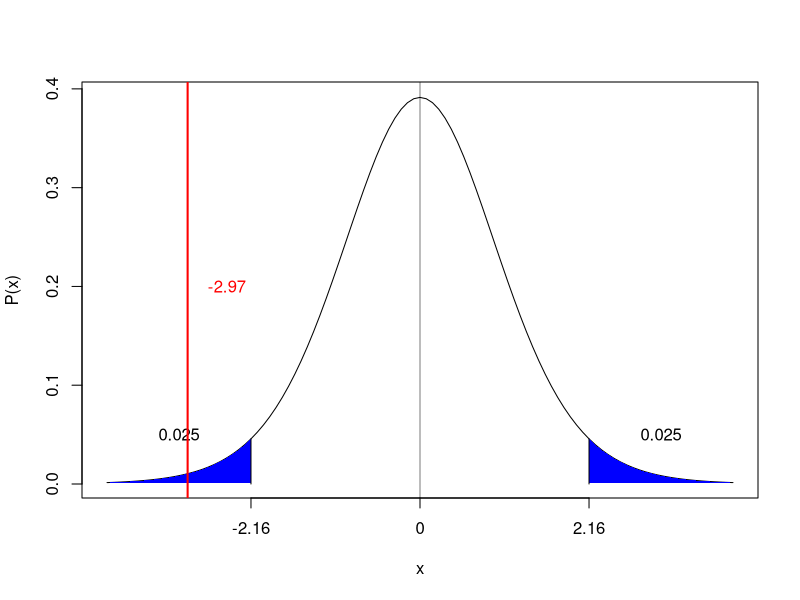

R code for this plot:
## ---- chunk 1
knitr::opts_chunk$set(echo = TRUE)
## ---- chunk 2
df = data.frame(kcal_kg_day=c(18.8,20.0,20.1,20.9,20.9,21.4,22.0,22.7,22.9,23.0,24.5,25.8,30.0,37.6,38.5), group=c("non_trauma","non_trauma","non_trauma","non_trauma","non_trauma","non_trauma","trauma","non_trauma","non_trauma","trauma","trauma","trauma","trauma","trauma","trauma"))

df

qt(0.025, 13)

library(dplyr)
non_trauma <- filter(df, group=="non_trauma")
trauma <- filter(df, group=="trauma")
#t.test(kcal_kg_day~group, data=df, alternative="two.sided", conf.level=0.95)

wilcox.test(non_trauma$kcal_kg_day, trauma$kcal_kg_day, alternative="two.sided", conf.level=0.95, var.equal=FALSE, exact=FALSE)
## ---- chunk 3
#' Credit: Volodymyr Orlov
#' modified by MSDS SMU
#' https://github.com/VolodymyrOrlov/MSDS6371/blob/master/shade.r
#' Draws a t-distribution curve and shades rejection regions
#' 
#' @param df degrees of freedom.
#' @param alpha significance level
#' @param h0 null hypothesis value
#' @param sides one of: both, left, right
#' @param t_calc calculated test statistics
#' @examples
#' shade(49, 0.05, 0, t_calc=1.1)
#' shade(91, 0.05, 0, t_calc=NULL, sides = 'right')
#' shade(7, 0.05, 0, t_calc=1.5, sides = 'left')
#' shade(7, 0.05, 0, t_calc=1.5, sides = 'both')

shade <- function(df, alpha, h0 = 0, sides='both', t_calc=NULL) {
  e_alpha = alpha
  if(sides == 'both'){
    e_alpha = alpha / 2
  }
  cv = abs(qt(e_alpha, df))
  curve(dt(x, df), from = -4, to = 4, ylab='P(x)', xaxt='n') 
  abline(v = 0, col = "black", lwd = 0.5)
  labels = h0
  at = 0
  if(sides == 'both' | sides == 'left'){
    x <- seq(-4, -abs(cv), len = 100) 
    y <- dt(x, df)
    polygon(c(x, -abs(cv)), c(y, min(y)), col = "blue", border = NA)
    lines(c(-cv, -cv), c(0, dt(-cv, df)), col = "black", lwd = 1)
    text(-cv - (4 - cv) / 2, 0.05, e_alpha)
    labels = c(round(-cv, 3), labels)
    at = c(-cv, at)
  }
  if(sides == 'both' | sides == 'right'){
    x <- seq(abs(cv), 4, len = 100)
    y <- dt(x, df)
    polygon(c(abs(cv), x), c(min(y), y), col = "blue", border = NA)
    lines(c(cv, cv), c(0, dt(cv, df)), col = "black", lwd = 1)
    text(cv + (4 - cv) / 2, 0.05, e_alpha)
    labels = c(labels, round(cv, 3))
    at = c(at, cv)
  }
  if(is.numeric(t_calc)){
    abline(v = t_calc, col = "red", lwd = 2)
    text(t_calc + 0.5, 0.2, t_calc, col = "red")
  }
  axis(1, at=at, labels=labels)
}
#The above defines the function shade. To use it, you must call it. More examples are in the comments above.
shade(13, 0.05, sides="both", t_calc=-2.97)
